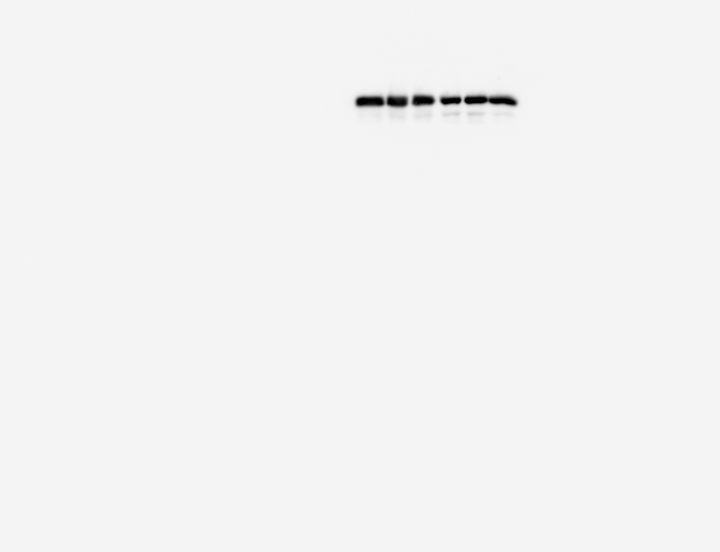
#> input picture labworker/Samples/WB/gapdh_20260707_135321266_发光图.tif, 1440 x 1104 px (shown at 1/2 size); its folder holds only this picture in this run
$ python -i preprocess.py   (imports and definitions only)
#> lines starting #> are read from the running program, lines starting #| are printed output that depends on the picture; after the words box and inside, x2 and y2 are one past the last pixel; in counts of white or black regions, pixels touching at a corner belong together
#> further down, picture is the input picture: shape (1104, 1440); min 0, max 246, mean 243.2
"""预处理模块：有效膜条区域（Active Strip ROI）定位、抗混叠 Rolling-ball 背景扣除与倾斜校正（同步掩膜旋转）。"""

from __future__ import annotations

import numpy as np
from scipy.ndimage import binary_opening, gaussian_filter, label, rotate, uniform_filter, zoom
try:
    from skimage.restoration import ellipsoid_kernel, rolling_ball
except ImportError:
    ellipsoid_kernel = None
    rolling_ball = None

from .models import RectROI


# [77 lines left out: functions _downsample_area_average, subtract_background, not called in this run]


def detect_strip_roi(
    signal_img: np.ndarray,
    threshold_ratio: float = 0.08,
    pad_x: int = 2,
    pad_y: int = 14,
) -> RectROI:
    """自动定位全画幅视野中的有效蛋白条带膜区域（对单条带过曝鲁棒，过滤孤立噪点）。"""
#> called with threshold_ratio = 0.08, pad_x = 2, pad_y = 14
    h, w = signal_img.shape[:2]
#> h = 1104; w = 1440
    pos_img = np.clip(signal_img, 0.0, None)
    smoothed = gaussian_filter(pos_img, sigma=1.5)
    vmax = float(np.max(smoothed))
#> vmax = 244.9
    if vmax <= 1e-6:
        return RectROI(x=0, y=0, width=w, height=h)

    pos = smoothed[smoothed > vmax * 0.01]
    ref_peak = min(vmax, float(np.percentile(pos, 92)) * 1.25) if pos.size > 50 else vmax
#> ref_peak = 244.9

    ratio = max(0.03, min(0.45, threshold_ratio))
    mask = smoothed > (ref_peak * ratio)
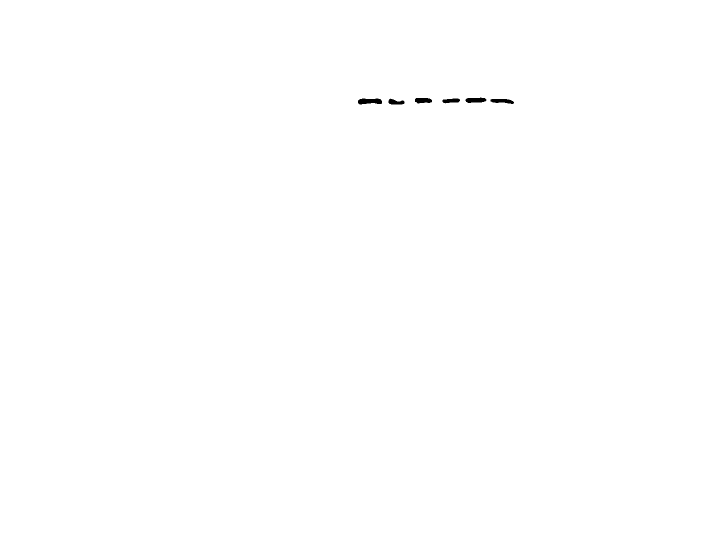
#> mask: shape (1104, 1440) bool (shown at 1/2 size); 99.9% white; 6 black regions, box (x1, y1, x2, y2) and area: (716, 197, 764, 209) 452, (931, 195, 973, 206) 352, (981, 198, 1028, 208) 326, (830, 196, 864, 207) 308, (885, 197, 920, 207) 252, (777, 197, 809, 209) 251
    mask = binary_opening(mask, structure=np.ones((3, 5), dtype=bool))
    if not np.any(mask):
        mask = smoothed > (ref_peak * 0.05)

    labeled, num_features = label(mask)
#> num_features = 1
    if num_features > 1:
        comp_areas = np.array(
            [int(np.sum(labeled == idx)) for idx in range(1, num_features + 1)]
        )
        max_area = int(np.max(comp_areas)) if comp_areas.size > 0 else 0
        valid_labels = {
            idx + 1 for idx, area in enumerate(comp_areas) if area >= max(25, int(max_area * 0.08))
        }
        mask = np.isin(labeled, list(valid_labels))

    ys, xs = np.where(mask)
    if ys.size == 0 or xs.size == 0:
        return RectROI(x=0, y=0, width=w, height=h)

    x0 = max(0, int(np.min(xs)) - pad_x)
#> x0 = 0
    x1 = min(w, int(np.max(xs)) + 1 + pad_x)
#> x1 = 1440
    y0 = max(0, int(np.min(ys)) - pad_y)
#> y0 = 0
    y1 = min(h, int(np.max(ys)) + 1 + pad_y)
#> y1 = 1104
    return RectROI(x=x0, y=y0, width=max(1, x1 - x0), height=max(1, y1 - y0))


# [42 lines left out: functions estimate_skew_angle, deskew_image, deskew_mask, not called in this run]

>>> import cv2
>>> picture = cv2.imread('../../Samples/WB/gapdh_20260707_135321266_发光图.tif', cv2.IMREAD_GRAYSCALE)
>>> result = detect_strip_roi(picture)
